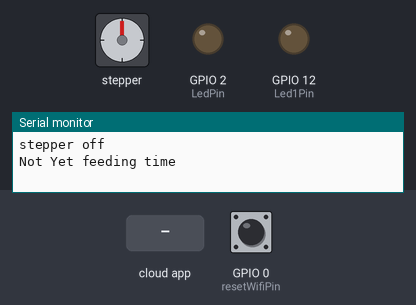
This sketch was run on a simulated ESP8266 (NodeMCU). Parts: stepper motor, output pins drawn as LEDs (lit = HIGH), the last lines printed to the serial monitor. The test bench sets the inputs (shaded band); at power-on: GPIO 0 (resetWifiPin) HIGH. WiFi joins after 1.5 s; servers stay silent unless stated; the local clock reads 2024-03-15 10:24:30 at power-on unless the sketch sets it; the Firebase database answers and starts empty; stepper angles assume 2048 steps per turn.

Above: at 2.7 s.
2.8 s: the phone or cloud app sets Led1Status to 1
13.4 s: the phone or cloud app sets ManualStatus to 1
At 17.11 s:
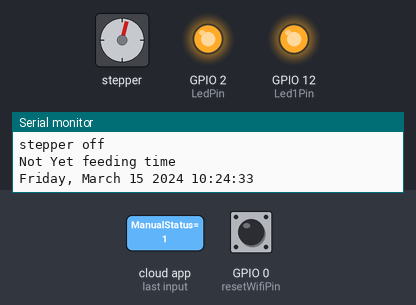
19.0 s: the phone or cloud app sets ManualStatus to 0
At 21.9 s:
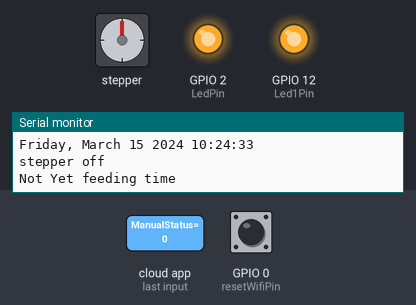
22.5 s: the phone or cloud app sets PrimerButton to 1
At 32.72 s:
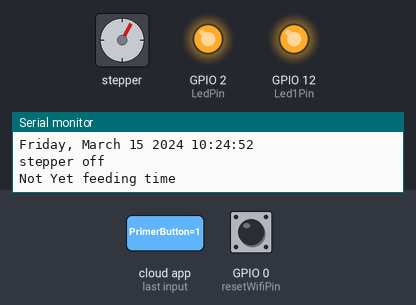
Timing chart, 0 to 38.1 s (numbered marks = the images above; inputs shaded):
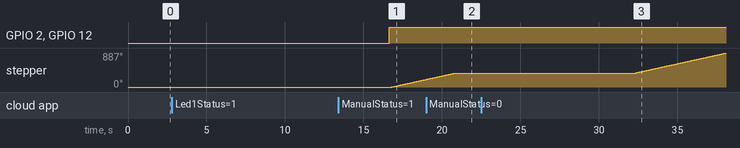

The sketch:

fisda.ino
```cpp
#include <ArduinoJson.h>
#include "time.h"
#include "sntp.h"

/*
  Rui Santos
  Complete project details at our blog.
    - ESP32: https://RandomNerdTutorials.com/esp32-firebase-realtime-database/
    - ESP8266: https://RandomNerdTutorials.com/esp8266-nodemcu-firebase-realtime-database/
  Permission is hereby granted, free of charge, to any person obtaining a copy of this software and associated documentation files.
  The above copyright notice and this permission notice shall be included in all copies or substantial portions of the Software.
  Based in the RTDB Basic Example by Firebase-ESP-Client library by mobizt
  https://github.com/mobizt/Firebase-ESP-Client/blob/main/examples/RTDB/Basic/Basic.ino
*/

#include <Arduino.h>
#if defined(ESP32)
  #include <WiFi.h>
#elif defined(ESP8266)
  #include <ESP8266WiFi.h>
#endif
#include <Firebase_ESP_Client.h>
#include <WiFiManager.h>


#include <Stepper.h>

//Provide the token generation process info.
#include "addons/TokenHelper.h"
//Provide the RTDB payload printing info and other helper functions.
#include "addons/RTDBHelper.h"

// // Insert your network credentials
// #define WIFI_SSID "PLDTHOMEFIBR90e10" // your wifi SSID
// #define WIFI_PASSWORD "PLDTWIFIwuv5u" // your wifi PASSWORD

// Insert Firebase project API Key
#define API_KEY "AIzaSyAjZN7E2KzqD6eoNTBBNvXmxYmplxWOYZg"

// Insert RTDB URLefine the RTDB URL */
#define DATABASE_URL "https://fishfeeder-8bf7c-default-rtdb.asia-southeast1.firebasedatabase.app/"

#define LedPin 2                            // GPIO pin where the built-in LED is connected on ESP32
#define Led1Pin 12                            // GPIO pin where the built-in LED is connected on ESP32


///
const char* ntpServer1="asia.pool.ntp.org";
const char* ntpServer2="asia.pool.ntp.org";
const long gmtOffset_sec=28800;
const int daylightOffset_sec=28800;

const char* time_zone = "Asia/Manila";


//Define Firebase Data object
FirebaseData fbdo;
FirebaseAuth auth;
FirebaseConfig config;


unsigned long sendDataPrevMillis = 0;
int count = 0;
bool signupOK = false;

//steper
const int stepsPerRevolution = 2048;
Stepper myStepper(stepsPerRevolution,32, 25, 33, 26);
WiFiServer server(80);


///////current time timer.h
int dayTest;
int hourTest;
int minuteTest;
String ampmCurentNow;


int hourPh;
int hourPhFinal;


String dayCurrentTime;

int resetWifiPin = 0;

WiFiManager wifiManager;


void setup(){


  pinMode(resetWifiPin,INPUT);

 Serial.begin(115200);

  // Initialize WiFiManager


  // Uncomment the line below if you want to reset the saved credentials
 //  wifiManager.resetSettings();

  // Set config portal timeout to 5 minutes
  wifiManager.setConfigPortalTimeout(300);

  // Custom parameters to be configured
  WiFiManagerParameter custom_ssid("ssid", "SSID", "yourAP", 40);
  WiFiManagerParameter custom_password("password", "Password", "yourPassword", 40);

  // Add parameters
  wifiManager.addParameter(&custom_ssid);
  wifiManager.addParameter(&custom_password);

  // Check if there are saved WiFi credentials
  if (!wifiManager.autoConnect("FishFeeder")) {

    delay(3000);
    ESP.restart();
    delay(5000);
  }


  /* Assign the api key (required) */
  config.api_key = API_KEY;

  /* Assign the RTDB URL (required) */
  config.database_url = DATABASE_URL;

  /* Sign up */
  if (Firebase.signUp(&config, &auth, "", "")) {

    signupOK = true;
  } else {
    Serial.printf("%s\n", config.signer.signupError.message.c_str());
  }

  /* Assign the callback function for the long running token generation task */
  config.token_status_callback = tokenStatusCallback; // see addons/TokenHelper.h

  Firebase.begin(&config, &auth);
  Firebase.reconnectWiFi(true);

  pinMode(LedPin, OUTPUT);
  pinMode(Led1Pin, OUTPUT);
  myStepper.setSpeed(15);


  sntp_servermode_dhcp(1);
  configTime(gmtOffset_sec, daylightOffset_sec, ntpServer1, ntpServer2);
  configTzTime(time_zone, ntpServer1, ntpServer2);


}

void loop(){

  int amountToFeedSpin;

   if (Firebase.ready() && signupOK && (millis() - sendDataPrevMillis > 15000 || sendDataPrevMillis == 0)){
      sendDataPrevMillis = millis();


        updateLedStatus();

        updateManualStatus();

        amountToFeedSpin = scheduler();

        spin(amountToFeedSpin);

        primer();

        printLocalTime();

     }

 wifireset();


}

void spin(int amount){

  int amountSpins = amount;
  int delayNeeded = ((4000*amountSpins));

    // Implement your logic for moving the stepper motor based on the schedule
  // You can use the SchedulerSettings structure to get the schedule details

  if(amount!=0){
  myStepper.step(stepsPerRevolution*amountSpins); // move one step clockwise

  delay(delayNeeded);
  }else{
  moveClockwiseStop();}


}


int scheduler()
{

  //////////////////global declarations for mathching

  //////data types of user
  int amountToFeedValue;
  String ampmUser;
  String dayUser;
  JsonArray dayArray;
  int hourUser;
  int minuteUser;


/////

    String dayUser1;
    String dayUser2;
    String dayUser3;
    String dayUser4;
    String dayUser5;
    String dayUser6;
    String dayUser7;

  //////////////////////////////////////scheduler users chosen sched


   dayCurrentTime;


    //day checker
    if(dayTest==1){
      dayCurrentTime = "MON";
    }else if(dayTest==2){
      dayCurrentTime = "TUE";
    }else if(dayTest==3){
      dayCurrentTime = "WED";
    }else if(dayTest==4){
      dayCurrentTime = "THU";
    }else if(dayTest==5){
      dayCurrentTime = "FRI";
    }else if(dayTest==6){
      dayCurrentTime = "SAT";
    }else{
      dayCurrentTime = "SUN";
    }


  if (Firebase.RTDB.getJSON(&fbdo, "/schedulerSettings")) {
    String jsonString = fbdo.jsonString();

    // Now jsonString contains the JSON data as a String


    // Now you can parse jsonString using ArduinoJson library
    // Example: Parse JSON data with ArduinoJson
    DynamicJsonDocument doc(1024);
    deserializeJson(doc, jsonString);

    // Extract the value of 'amountToFeed' field
    amountToFeedValue = doc["amountToFeed"].as<int>();
    dayArray = doc["days"].as<JsonArray>();

    // Now you can iterate over the elements in the array
    for (int i = 0; i < dayArray.size(); i++) {
        String day = dayArray[i].as<String>();
        // Do something with each day
    }

     dayUser1 = dayArray[0].as<String>();
     dayUser2 = dayArray[1].as<String>();
     dayUser3 = dayArray[2].as<String>();
     dayUser4 = dayArray[3].as<String>();
     dayUser5 = dayArray[4].as<String>();
     dayUser6 = dayArray[5].as<String>();
     dayUser7 = dayArray[6].as<String>();


    hourUser = doc["hour"].as<int>();
    minuteUser = doc["minute"].as<int>();
    ampmUser = doc["ampm"].as<String>();


  } else {

  }


  ////////////////////////////////////////////// whats the current time day


  if (Firebase.RTDB.getJSON(&fbdo, "/currentTime")) {
    String jsonString = fbdo.jsonString();

    // Now jsonString contains the JSON data as a String

    // Now you can parse jsonString using ArduinoJson library
    // Example: Parse JSON data with ArduinoJson
    DynamicJsonDocument doc(1024);
    deserializeJson(doc, jsonString);


  } else {
  }


  // Assuming dayCurrent, hourUser, minuteUser, ampmUser, amountToFeedValue are already defined


      // Check if dayCurrent matches any day in the array
      if ((dayCurrentTime == dayUser1 || dayCurrentTime == dayUser2 || dayCurrentTime == dayUser3 || dayCurrentTime == dayUser4 || dayCurrentTime == dayUser5 || dayCurrentTime == dayUser6 || dayCurrentTime == dayUser7) && hourTest == hourUser && minuteTest == minuteUser && ampmCurentNow == ampmUser) {
          // Schedules match, return amountToFeedValue (dayCurrent == dayUser1 || dayCurrent == dayUser2 || dayCurrent == dayUser3 || dayCurrent == dayUser4 || dayCurrent == dayUser5 || dayCurrent == dayUser6 || dayCurrent == dayUser7) &&
          Serial.println("ITS FEEDING TIME!!!");


          return amountToFeedValue;
      } else {
          // Schedules do not match, return 0
          Serial.println("Not Yet feeding time");
          return 0;
      }

  /////////////////////////////////////////checker /in this par we match values


}


void updateManualStatus() {
  while (Firebase.RTDB.getString(&fbdo, "/ManualStatus")) {
    String manualstatus = fbdo.stringData();
    if (manualstatus.toInt() == 1) {
      myStepper.step(stepsPerRevolution); // move one step clockwise
    } else {
      moveClockwiseStop();
      Serial.println("stepper off");
      break;
    }
  }
}

void moveClockwiseStop(){
  myStepper.step(0);
  digitalWrite(32,LOW);
  digitalWrite(25,LOW);
  digitalWrite(33,LOW);
  digitalWrite(26,LOW);

}


void updateLedStatus()
{
  if (Firebase.RTDB.getString(&fbdo, "/Led1Status"))
  {
    String ledstatus = fbdo.stringData();
    if (ledstatus.toInt() == 1)
    {
      digitalWrite(LedPin, HIGH);
      digitalWrite(Led1Pin, HIGH);

    }
    else
    {
      digitalWrite(LedPin, LOW);
      digitalWrite(Led1Pin, LOW);
    }
  }
}


void printLocalTime(){
  delay(1000);
  struct tm timeinfo;
  if(!getLocalTime(&timeinfo)){
    Serial.println("No time available (yet)");
    return;
  }
  Serial.println(&timeinfo,"%A, %B %d %Y %H:%M:%S");


  dayTest = timeinfo.tm_wday;
  hourTest = timeinfo.tm_hour;
  minuteTest = timeinfo.tm_min;

  ampmCurentNow;
      if (timeinfo.tm_hour < 12) {
        ampmCurentNow = "am";
    } else {
        ampmCurentNow = "pm";
    }


}


void primer(){
int delayNeeded = ((4000*6));
String primerOff = "0";


   if (Firebase.RTDB.getString(&fbdo, "/PrimerButton"))
  {
    String PrimerButton = fbdo.stringData();
    if (PrimerButton.toInt() == 1)
    {
      myStepper.step(stepsPerRevolution*6);
      delay(delayNeeded);
      moveClockwiseStop();
        // Write an Int number on the database path test/int
     if (Firebase.RTDB.setString(&fbdo, "/PrimerButton", primerOff)){
     }
     else {

     }

    }else{

    }
  }
}

void wifireset(){

  // Uncomment the line below if you want to reset the saved credentials
  if(digitalRead(resetWifiPin) == LOW){
      wifiManager.resetSettings();
  }else
  {

  }

}
```

Measured:
- after the input at 13.4 s, stepper: keeps turning clockwise at about 91°/s, starting after 3.4 s
- after the input at 19.0 s, stepper: goes on until 20.8 s, then stays 360°
- after the input at 22.5 s, stepper: keeps turning clockwise at about 90°/s, starting after 9.8 s
